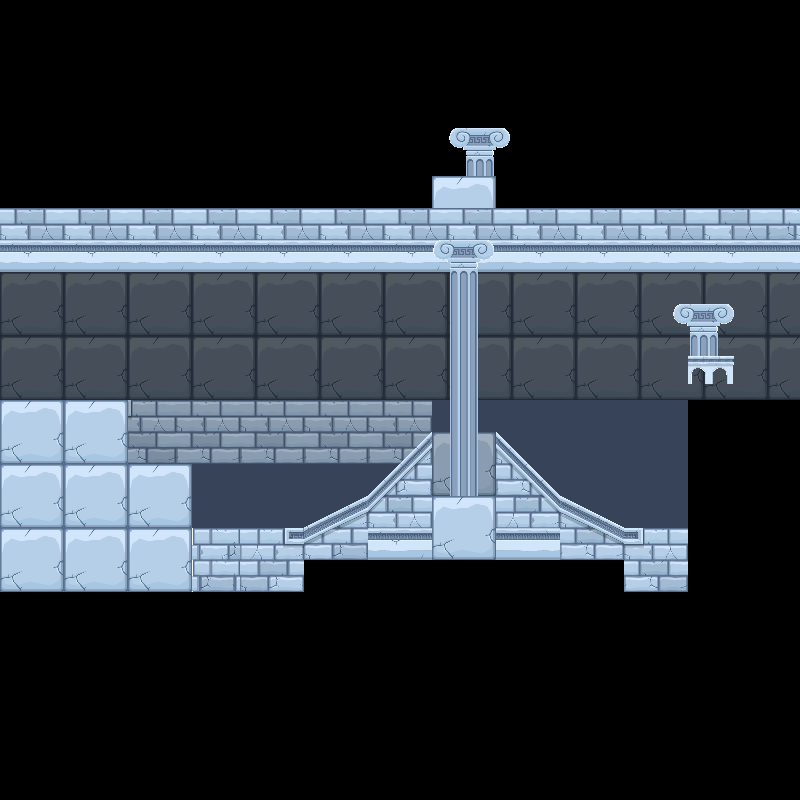

Below is a game level as drawn by its tile map, then a one-line description and the .tmx that defines it (tile-layer data replaced by summaries):
An orthogonal 50x50 tile map with 16x16 px tiles, 3 tile layers (Tile Layer 3, Tile Layer 2, Tile Layer 1), 3 tilesets.

<map version="1.2" tiledversion="1.3.4" orientation="orthogonal" renderorder="right-down" width="50" height="50" tilewidth="16" tileheight="16" infinite="0" nextlayerid="4" nextobjectid="1">
 <editorsettings>
  <chunksize width="64" height="64" />
 </editorsettings>
 <tileset firstgid="1" name="_castle_2a_ts_64" tilewidth="64" tileheight="64" tilecount="80" columns="10">
  <image source="tilesets/Castle_2a/png/_castle_2a_ts_64.png" width="640" height="512" />
 </tileset>
 <tileset firstgid="81" name="_castle_2a_ts_64_bg2" tilewidth="64" tileheight="64" tilecount="80" columns="10">
  <image source="tilesets/Castle_2a/png/_castle_2a_ts_64_bg2.png" width="640" height="512" />
 </tileset>
 <tileset firstgid="161" name="_castle_2a_ts_64_bg3" tilewidth="64" tileheight="64" tilecount="80" columns="10">
  <image source="tilesets/Castle_2a/png/_castle_2a_ts_64_bg3.png" width="640" height="512" />
 </tileset>
 <layer id="3" name="Tile Layer 3" width="50" height="50">
  <data>[2500 cells, 26 non-empty, 1 distinct tile ids]</data>
 </layer>
 <layer id="2" name="Tile Layer 2" width="50" height="50">
  <data>[2500 cells, 19 non-empty, 5 distinct tile ids]</data>
 </layer>
 <layer id="1" name="Tile Layer 1" width="50" height="50">
  <data>[2500 cells, 39 non-empty, 15 distinct tile ids]</data>
 </layer>
</map>
